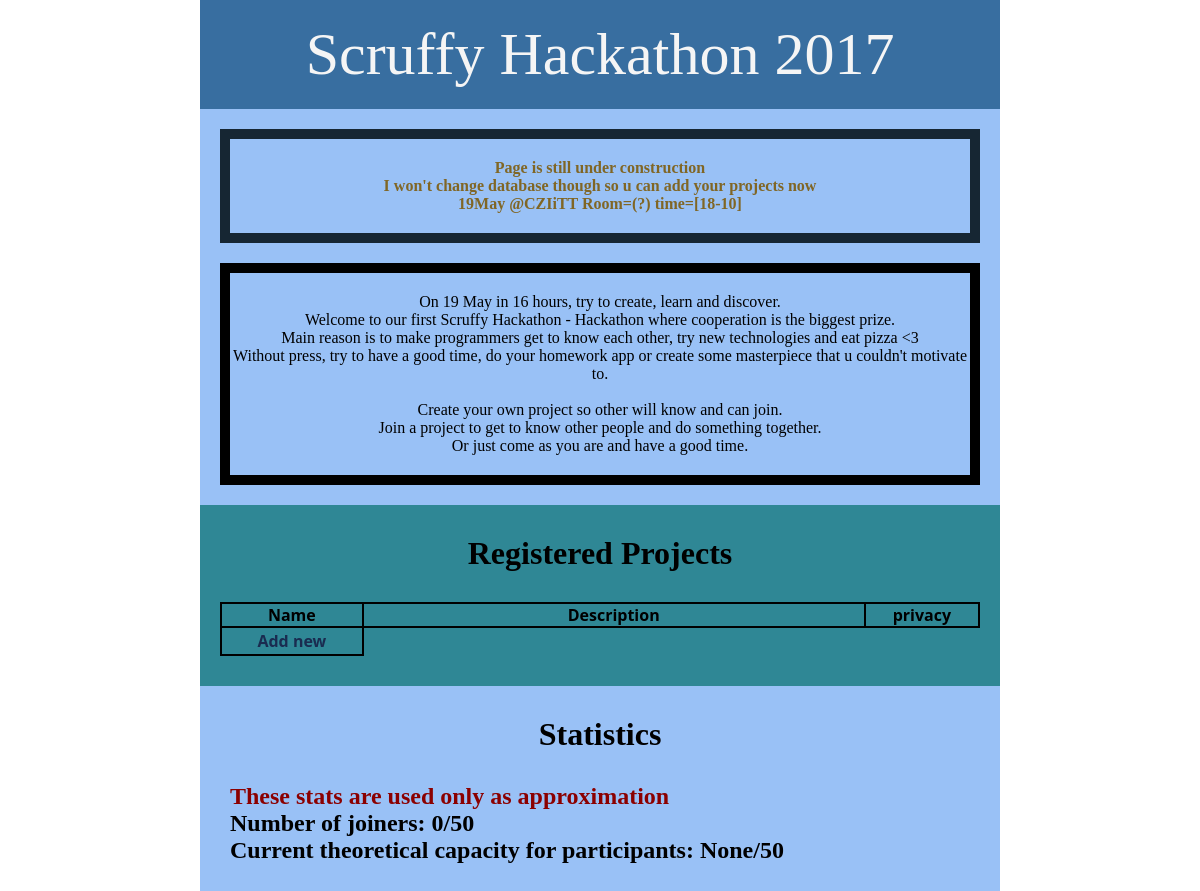
Before: / with the older database file.
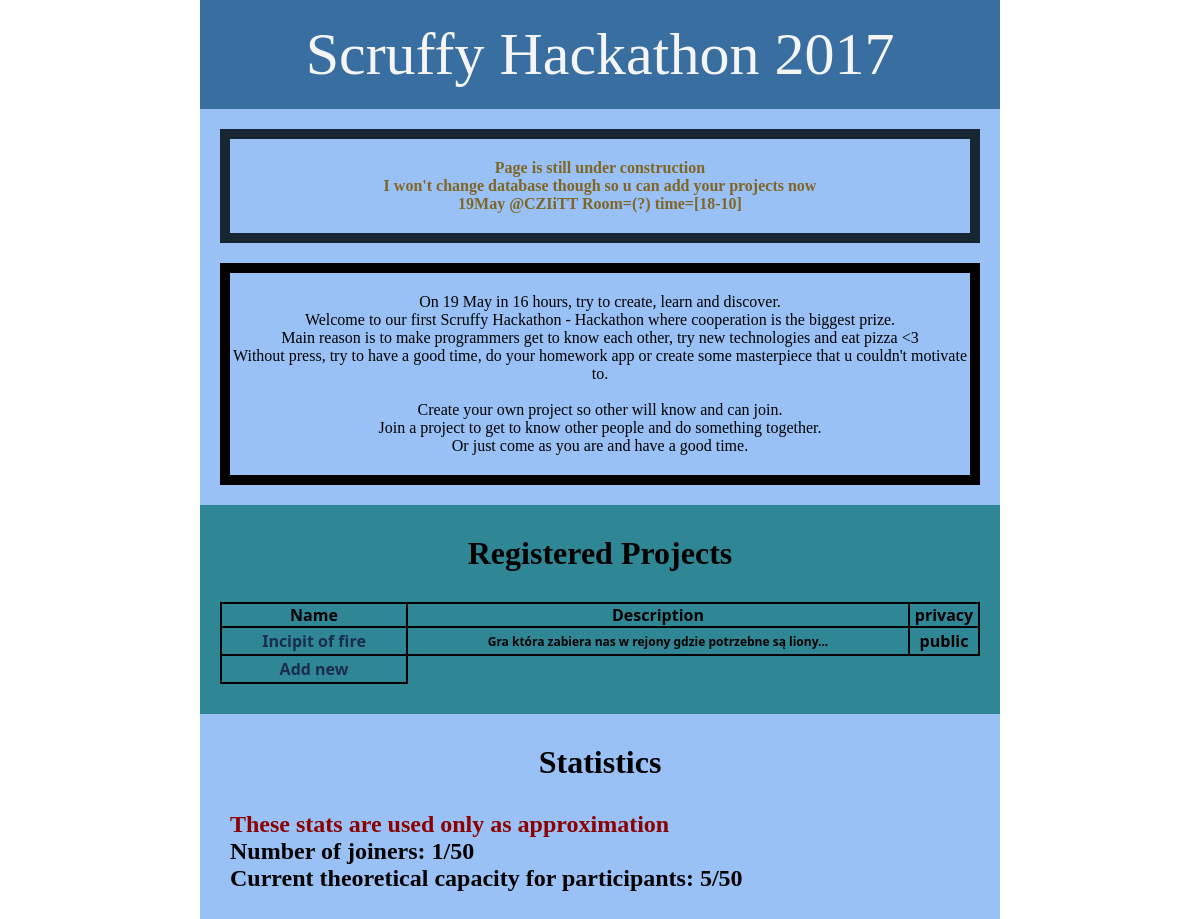
After: the same page with the newer database file.
### hack/models.py (models this page shows)
class Project(models.Model):
    _choices = [(False, 'private'), (True, 'public')]
    project_name = models.CharField(max_length=16, help_text="Title displayed on main page",
                                    unique=True)
    description = models.TextField(help_text="First 50 letters will be on projects page")
    privacy = models.BooleanField(choices=_choices,
                                  help_text="Private for invitation only - anyone can join public projects")
    people_limit = models.IntegerField(help_text="0 for no limit for project - limit for hakaton is 60 people")
    email = models.EmailField(help_text="Email used for project activision")
    active = models.BooleanField(default=False)
    time = models.DateTimeField(null=True)

### hack/views.py (the view)
# urls.py: url(r'^$', views.main),
def main(request):
    info = ""
    info +=active(request);
    return render(request, "../templates/index.html", {"title" : "Scruffy Hackaton 2017","info" : info, "projects":getProjects(), "stat" : getStat() });

### hack/views.py (called while the page is built)
def getStat():
    maxx=Project.objects.filter(active=True).aggregate(max=Sum('people_limit'))["max"]
    ppl=Hacker.objects.exclude(project=None).count()
    return {"mem":ppl, "max":maxx}

### untitled3/fun.py (called while the page is built, shortened)
def active(request):
    info = ""
    return info

def getProjects():
    ret = Project.objects.filter(active=True);
    for r in ret:
        r.description = r.description[:60];
    return ret

### templates/index.html (shortened to what this page needs)
<!DOCTYPE html>
<html lang="en" xmlns="http://www.w3.org/1999/html">
<head>
</head>
<body>
<div id="main">
    <div id="title">
        <div>
            Scruffy Hackathon 2017
        </div>
    </div>
    <div class="alert">
        {% if info %}
            {{ info }}
        {% else %}
            Page is still under construction <br/>
            I won't change database though so u can add your projects now <br/>
            19May @CZIiTT Room=(?) time=[18-10]
        {% endif %}
    </div>
    <div class="content">
        On 19 May in 16 hours, try to create, learn and discover.<br/>
        Welcome to our first Scruffy Hackathon - Hackathon where cooperation is the biggest prize.<br/>
        Main reason is to make programmers get to know each other, try new technologies and eat pizza <3<br/>
        Without press, try to have a good time, do your homework app or create some masterpiece that u couldn't motivate
        to.<br/><br/>
        Create your own project so other will know and can join. <br/>
        Join a project to get to know other people and do something together. <br/>
        Or just come as you are and have a good time. <br/>
    </div>
    <div class="mark">
        <h1>
            Registered Projects
        </h1>
        <table>
            <thead>
            <tr>
                <th>Name</th>
                <th style="width: 500px;">Description</th>
                <th>privacy</th>
            </tr>
            </thead>
            {% for project in projects %}
                <tr>
                    <td style="width:180px; overflow: hidden"><a
                            href="/project/{{ project.id }}">{{ project.project_name }}</a></td>
                    <td style="font-size: 12px">{{ project.description }}...</td>
                    <td> {% if  project.privacy %}public{% else %}private{% endif %} </td>
                </tr>
            {% endfor %}
            <tr>
                <td>
                    <a href="form">
                        Add new
                    </a>
                </td>
            </tr>
        </table>
    </div>
    <h1>Statistics</h1>
    <div style="padding-left: 30px">
        <h2 style="color: darkred;">These stats are used only as approximation</h2>
        <h2>Number of joiners: {{ stat.mem }}/50</h2>
        <h2>Current theoretical capacity for participants: {{ stat.max }}/50</h2>
    </div>
</div>
</body>
</html>

### templates/index.html (style rules this page uses)
h1 { padding: 30px; text-align: center; }
#title { width: 100%; text-align: center; color: whitesmoke; background-color: #386ea0; margin-bottom: 20px; }
#title div { font-family: serif; font-size: 60px; font-style: normal; width: 80%; margin-left: auto; margin-right: auto; text-align: center; color: whitesmoke; padding: 20px; }
#main { width: 800px; margin-left: auto; margin-right: auto; background-color: #99C1F6; min-height: 500px; padding-bottom: 100px; }
* { padding: 0; margin: 0 }
table th { color: black; border: 2px black solid; }
table tr td { padding: 2px; margin: 5px; border: 2px black solid; text-align: center; }
table { border-collapse: collapse; padding: 0; margin-left: auto; margin-right: auto; width: 95%; font-family: sans; font-weight: bold; }
a { color: #1A2C50; text-decoration: none; }
.content { font-family: serif; text-align: center; border: 10px black solid; margin: 20px; padding-top: 20px; padding-bottom: 20px; }
.alert { color: #806625; font-weight: bolder; font-family: serif; text-align: center; border: 10px black solid; margin: 20px; padding-top: 20px; padding-bottom: 20px; border-color: #162633; }
.mark { background-color: #2F8795; padding-bottom: 30px; }

Changed rows visible on the page:
added Project: project_name "Incipit of fire", description "Gra która zabiera nas w rejony gdzie potrzebne są liony", privacy "public"
Other visible differences:
{{ stat.mem }}: "0" → "1"
{{ stat.max }}: "None" → "5"
